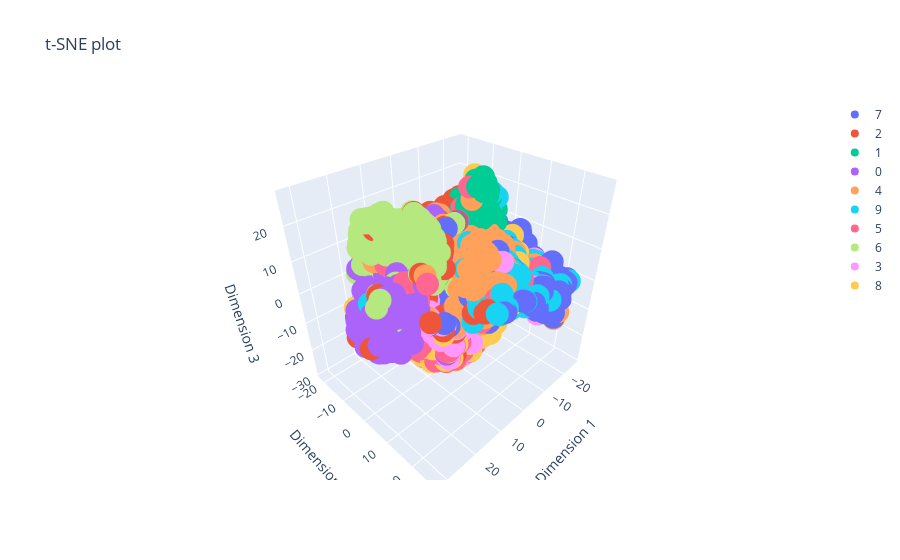

Notebook code for this chart:
### Code cell
from sklearn.manifold import TSNE
import plotly.graph_objects as go

# Initialize t-SNE
tsne = TSNE(n_components=3, random_state=0)

# Fit and transform the data
tsne_results = tsne.fit_transform(df_std)

# Create a scatter plot of the t-SNE results using Plotly
fig = go.Figure()

for label in df['label'].unique():
    idx = df['label'] == label
    fig.add_trace(go.Scatter3d(x=tsne_results[idx, 0], y=tsne_results[idx, 1], z= tsne_results[idx,2], mode='markers', 
                             name=str(label)))

fig.update_layout(title='t-SNE plot',
                   scene =  dict(xaxis_title='Dimension 1',
                                 yaxis_title='Dimension 2',
                                 zaxis_title='Dimension 3'))
fig.show()

### Figure 1 — Plotly figure (JSON) as saved in the notebook; plotly's stock layout.template omitted (floating-point values rounded to 4 significant figures; data arrays with more than 128 entries replaced by an {"elided": "..."} marker saying what was removed)
{"data": [{"mode": "markers", "name": "7", "type": "scatter3d", "x": {"elided": "1028 float values"}, "y": {"elided": "1028 float values"}, "z": {"elided": "1028 float values"}}, {"mode": "markers", "name": "2", "type": "scatter3d", "x": {"elided": "1032 float values"}, "y": {"elided": "1032 float values"}, "z": {"elided": "1032 float values"}}, {"mode": "markers", "name": "1", "type": "scatter3d", "x": {"elided": "1135 float values"}, "y": {"elided": "1135 float values"}, "z": {"elided": "1135 float values"}}, {"mode": "markers", "name": "0", "type": "scatter3d", "x": {"elided": "980 float values"}, "y": {"elided": "980 float values"}, "z": {"elided": "980 float values"}}, {"mode": "markers", "name": "4", "type": "scatter3d", "x": {"elided": "982 float values"}, "y": {"elided": "982 float values"}, "z": {"elided": "982 float values"}}, {"mode": "markers", "name": "9", "type": "scatter3d", "x": {"elided": "1009 float values"}, "y": {"elided": "1009 float values"}, "z": {"elided": "1009 float values"}}, {"mode": "markers", "name": "5", "type": "scatter3d", "x": {"elided": "892 float values"}, "y": {"elided": "892 float values"}, "z": {"elided": "892 float values"}}, {"mode": "markers", "name": "6", "type": "scatter3d", "x": {"elided": "958 float values"}, "y": {"elided": "958 float values"}, "z": {"elided": "958 float values"}}, {"mode": "markers", "name": "3", "type": "scatter3d", "x": {"elided": "1010 float values"}, "y": {"elided": "1010 float values"}, "z": {"elided": "1010 float values"}}, {"mode": "markers", "name": "8", "type": "scatter3d", "x": {"elided": "974 float values"}, "y": {"elided": "974 float values"}, "z": {"elided": "974 float values"}}], "layout": {"scene": {"xaxis": {"title": {"text": "Dimension 1"}}, "yaxis": {"title": {"text": "Dimension 2"}}, "zaxis": {"title": {"text": "Dimension 3"}}}, "title": {"text": "t-SNE plot"}}}
